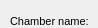
     <widget class="QWidget" name="page_2">
      <property name="geometry">
       <rect>
        <x>0</x>
        <y>0</y>
        <width>98</width>
        <height>28</height>
       </rect>
      </property>
      <attribute name="label">
       <string>Specific information</string>
      </attribute>
      <widget class="QLineEdit" name="chamber_total_width">
       <property name="geometry">
        <rect>
         <x>380</x>
         <y>40</y>
         <width>160</width>
         <height>20</height>
        </rect>
       </property>
       <property name="inputMask">
        <string/>
       </property>
       <property name="text">
        <string/>
       </property>
       <property name="frame">
        <bool>true</bool>
       </property>
      </widget>
      <widget class="QLabel" name="label_chamber_total_height">
       <property name="geometry">
        <rect>
         <x>10</x>
         <y>70</y>
         <width>71</width>
         <height>22</height>
        </rect>
       </property>
       <property name="font">
        <font>
         <pointsize>8</pointsize>
        </font>
       </property>
       <property name="frameShape">
        <enum>QFrame::NoFrame</enum>
       </property>
       <property name="frameShadow">
        <enum>QFrame::Plain</enum>
       </property>
       <property name="text">
        <string>Total height:</string>
       </property>
       <property name="textFormat">
        <enum>Qt::AutoText</enum>
       </property>
       <property name="scaledContents">
        <bool>false</bool>
       </property>
       <property name="alignment">
        <set>Qt::AlignLeading|Qt::AlignLeft|Qt::AlignVCenter</set>
       </property>
       <property name="margin">
        <number>3</number>
       </property>
      </widget>
      <widget class="QLineEdit" name="chamber_total_height">
       <property name="geometry">
        <rect>
         <x>110</x>
         <y>70</y>
         <width>160</width>
         <height>20</height>
        </rect>
       </property>
       <property name="inputMask">
        <string/>
       </property>
       <property name="text">
        <string/>
       </property>
       <property name="frame">
        <bool>true</bool>
       </property>
      </widget>
      <widget class="QLineEdit" name="chamber_total_length">
       <property name="geometry">
        <rect>
         <x>380</x>
         <y>10</y>
         <width>160</width>
         <height>20</height>
        </rect>
       </property>
       <property name="inputMask">
        <string/>
       </property>
       <property name="text">
        <string/>
       </property>
       <property name="frame">
        <bool>true</bool>
       </property>
      </widget>
      <widget class="QLabel" name="label_chamber_total_length">
       <property name="geometry">
        <rect>
         <x>280</x>
         <y>5</y>
         <width>111</width>
         <height>31</height>
        </rect>
       </property>
       <property name="font">
        <font>
         <pointsize>8</pointsize>
        </font>
       </property>
       <property name="frameShape">
        <enum>QFrame::NoFrame</enum>
       </property>
       <property name="frameShadow">
        <enum>QFrame::Plain</enum>
       </property>
       <property name="text">
        <string>Total length:</string>
       </property>
       <property name="textFormat">
        <enum>Qt::AutoText</enum>
       </property>
       <property name="scaledContents">
        <bool>false</bool>
       </property>
       <property name="alignment">
        <set>Qt::AlignLeading|Qt::AlignLeft|Qt::AlignVCenter</set>
       </property>
       <property name="wordWrap">
        <bool>true</bool>
       </property>
       <property name="margin">
        <number>3</number>
       </property>
      </widget>
      <widget class="QLabel" name="label_chamber_total_volume">
       <property name="geometry">
        <rect>
         <x>10</x>
         <y>40</y>
         <width>71</width>
         <height>22</height>
        </rect>
       </property>
       <property name="font">
        <font>
         <pointsize>8</pointsize>
        </font>
       </property>
       <property name="frameShape">
        <enum>QFrame::NoFrame</enum>
       </property>
       <property name="frameShadow">
        <enum>QFrame::Plain</enum>
       </property>
       <property name="text">
        <string>Total volume:</string>
       </property>
       <property name="textFormat">
        <enum>Qt::AutoText</enum>
       </property>
       <property name="scaledContents">
        <bool>false</bool>
       </property>
       <property name="alignment">
        <set>Qt::AlignLeading|Qt::AlignLeft|Qt::AlignVCenter</set>
       </property>
       <property name="margin">
        <number>3</number>
       </property>
      </widget>
      <widget class="QLabel" name="label_chamber_total_width">
       <property name="geometry">
        <rect>
         <x>280</x>
         <y>35</y>
         <width>101</width>
         <height>31</height>
        </rect>
       </property>
       <property name="font">
        <font>
         <pointsize>8</pointsize>
        </font>
       </property>
       <property name="frameShape">
        <enum>QFrame::NoFrame</enum>
       </property>
       <property name="frameShadow">
        <enum>QFrame::Plain</enum>
       </property>
       <property name="text">
        <string>Total width:</string>
       </property>
       <property name="textFormat">
        <enum>Qt::AutoText</enum>
       </property>
       <property name="scaledContents">
        <bool>false</bool>
       </property>
       <property name="alignment">
        <set>Qt::AlignLeading|Qt::AlignLeft|Qt::AlignVCenter</set>
       </property>
       <property name="wordWrap">
        <bool>true</bool>
       </property>
       <property name="margin">
        <number>3</number>
       </property>
      </widget>
      <widget class="QLineEdit" name="chamber_total_volume">
       <property name="geometry">
        <rect>
         <x>110</x>
         <y>40</y>
         <width>160</width>
         <height>20</height>
        </rect>
       </property>
       <property name="inputMask">
        <string/>
       </property>
       <property name="text">
        <string/>
       </property>
       <property name="frame">
        <bool>true</bool>
       </property>
      </widget>
      <widget class="QLabel" name="label_chamber_name">
       <property name="geometry">
        <rect>
         <x>10</x>
         <y>10</y>
         <width>91</width>
         <height>22</height>
        </rect>
       </property>
       <property name="font">
        <font>
         <pointsize>8</pointsize>
        </font>
       </property>
       <property name="frameShape">
        <enum>QFrame::NoFrame</enum>
       </property>
       <property name="frameShadow">
        <enum>QFrame::Plain</enum>
       </property>
       <property name="text">
        <string>Chamber name:</string>
       </property>
       <property name="textFormat">
        <enum>Qt::AutoText</enum>
       </property>
       <property name="scaledContents">
        <bool>false</bool>
       </property>
       <property name="alignment">
        <set>Qt::AlignLeading|Qt::AlignLeft|Qt::AlignVCenter</set>
       </property>
       <property name="margin">
        <number>3</number>
       </property>
      </widget>
      <widget class="QLineEdit" name="chamber_name">
       <property name="geometry">
        <rect>
         <x>110</x>
         <y>10</y>
         <width>160</width>
         <height>20</height>
        </rect>
       </property>
       <property name="inputMask">
        <string/>
       </property>
       <property name="text">
        <string/>
       </property>
       <property name="frame">
        <bool>true</bool>
       </property>
      </widget>
     </widget>
